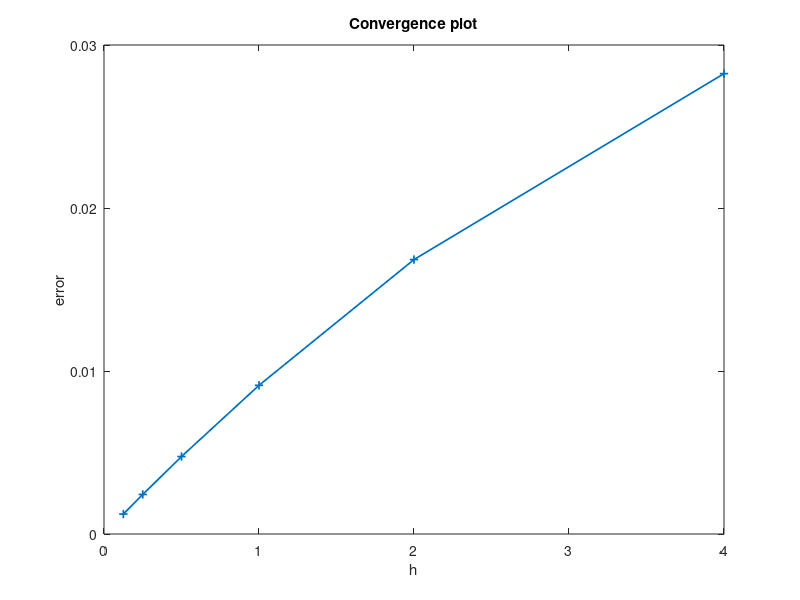

Reproduce this figure in MATLAB.
% Example 02: Convergence

% Step 01: Definition Of Problem Parameters

% Constant Problem Parameters

a = 0.08;
b = 0.20;
c = 0.05;
d = 0.01;

% Initial Conditions

A_zero = 0.5;
B_zero = 0;
C_zero = 0;

% Time Vectors

T     = 100;

h_RK4   = 0.001;
t_RK4   = (0:h_RK4:T)';

h_NSFDM = [4 2 1 0.5 0.25 0.125];
t_h1    = (0:h_NSFDM(1):T)';
t_h2    = (0:h_NSFDM(2):T)';
t_h3    = (0:h_NSFDM(3):T)';
t_h4    = (0:h_NSFDM(4):T)';
t_h5    = (0:h_NSFDM(5):T)';
t_h6    = (0:h_NSFDM(6):T)';

% Initialize Solution Vectors

% Solution Vectors Of RK4

A_RK4 = zeros(length(t_RK4),1);
B_RK4 = zeros(length(t_RK4),1);
C_RK4 = zeros(length(t_RK4),1);
A_RK4 = A_zero.*exp(-a*t_RK4);

% Solution Vectors Of NSFDM1

A_NSFDM1 = zeros(length(t_h1),1);
B_NSFDM1 = zeros(length(t_h1),1);
C_NSFDM1 = zeros(length(t_h1),1);
A_NSFDM1 = A_zero.*exp(-a*t_h1);

% Solution Vectors Of NSFDM2

A_NSFDM2 = zeros(length(t_h2),1);
B_NSFDM2 = zeros(length(t_h2),1);
C_NSFDM2 = zeros(length(t_h2),1);
A_NSFDM2 = A_zero.*exp(-a*t_h2);

% Solution Vectors Of NSFDM3

A_NSFDM3 = zeros(length(t_h3),1);
B_NSFDM3 = zeros(length(t_h3),1);
C_NSFDM3 = zeros(length(t_h3),1);
A_NSFDM3 = A_zero.*exp(-a*t_h3);

% Solution Vectors Of NSFDM4

A_NSFDM4 = zeros(length(t_h4),1);
B_NSFDM4 = zeros(length(t_h4),1);
C_NSFDM4 = zeros(length(t_h4),1);
A_NSFDM4 = A_zero.*exp(-a*t_h4);

% Solution Vectors Of NSFDM5

A_NSFDM5 = zeros(length(t_h5),1);
B_NSFDM5 = zeros(length(t_h5),1);
C_NSFDM5 = zeros(length(t_h5),1);
A_NSFDM5 = A_zero.*exp(-a*t_h5);

% Solution Vectors Of NSFDM6

A_NSFDM6 = zeros(length(t_h6),1);
B_NSFDM6 = zeros(length(t_h6),1);
C_NSFDM6 = zeros(length(t_h6),1);
A_NSFDM6 = A_zero.*exp(-a*t_h6);

% Step 02: Computations

% Loop For RK4

for j = 1:1:(length(t_RK4)-1)
  k_1B   = b*C_RK4(j) - b*B_RK4(j) + a*A_RK4(1)*exp(-a*t_RK4(j+1));
  k_1C   = b*B_RK4(j) - b*C_RK4(j) - (c*C_RK4(j))/(d+C_RK4(j));
  k_2B   = b*(C_RK4(j)+0.5*h_RK4*k_1C) - b*(B_RK4(j)+0.5*h_RK4*k_1B) + a*A_RK4(1)*exp(-a*t_RK4(j+1));
  k_2C   = b*(B_RK4(j)+0.5*h_RK4*k_1B) - b*(C_RK4(j)+0.5*h_RK4*k_1C) - (c*(C_RK4(j)+0.5*h_RK4*k_1C))/(d+(C_RK4(j)+0.5*h_RK4*k_1C));
  k_3B   = b*(C_RK4(j)+0.5*h_RK4*k_2C) - b*(B_RK4(j)+0.5*h_RK4*k_2B) + a*A_RK4(1)*exp(-a*t_RK4(j+1));
  k_3C   = b*(B_RK4(j)+0.5*h_RK4*k_2B) - b*(C_RK4(j)+0.5*h_RK4*k_2C) - (c*(C_RK4(j)+0.5*h_RK4*k_2C))/(d+(C_RK4(j)+0.5*h_RK4*k_2C));
  k_4B   = b*(C_RK4(j)+h_RK4*k_3C) - b*(B_RK4(j)+h_RK4*k_3B) + a*A_RK4(1)*exp(-a*t_RK4(j+1));
  k_4C   = b*(B_RK4(j)+h_RK4*k_3B) - b*(C_RK4(j)+h_RK4*k_3C) - (c*(C_RK4(j)+h_RK4*k_3C))/(d+(C_RK4(j)+h_RK4*k_3C));
  B_RK4(j+1) = B_RK4(j) + (h_RK4/6)*(k_1B+2*k_2B+2*k_3B+k_4B);
  C_RK4(j+1) = C_RK4(j) + (h_RK4/6)*(k_1C+2*k_2C+2*k_3C+k_4C);
endfor

% Loop For NSFDM1

for j = 1:1:(length(t_h1)-1)
  C_NSFDM1(j+1) = C_NSFDM1(j)/(1 + (h_NSFDM(1)*b)/(1 + h_NSFDM(1)*b) + (h_NSFDM(1)*c)/(d+C_NSFDM1(j))) + (h_NSFDM(1)*b*B_NSFDM1(j) + (h_NSFDM(1))^2*a*b*A_NSFDM1(j+1))/((1 + (h_NSFDM(1)*b)/(1 + h_NSFDM(1)*b) + (h_NSFDM(1)*c)/(d+C_NSFDM1(j))) * (1 + h_NSFDM(1)*b));
  B_NSFDM1(j+1) = (B_NSFDM1(j) + h_NSFDM(1)*a*A_NSFDM1(j+1) + h_NSFDM(1)*b*C_NSFDM1(j+1))/(1 + h_NSFDM(1)*b);
endfor

% Loop For NSFDM2

for j = 1:1:(length(t_h2)-1)
  C_NSFDM2(j+1) = C_NSFDM2(j)/(1 + (h_NSFDM(2)*b)/(1 + h_NSFDM(2)*b) + (h_NSFDM(2)*c)/(d+C_NSFDM2(j))) + (h_NSFDM(2)*b*B_NSFDM2(j) + (h_NSFDM(2))^2*a*b*A_NSFDM2(j+1))/((1 + (h_NSFDM(2)*b)/(1 + h_NSFDM(2)*b) + (h_NSFDM(2)*c)/(d+C_NSFDM2(j))) * (1 + h_NSFDM(2)*b));
  B_NSFDM2(j+1) = (B_NSFDM2(j) + h_NSFDM(2)*a*A_NSFDM2(j+1) + h_NSFDM(2)*b*C_NSFDM2(j+1))/(1 + h_NSFDM(2)*b);
endfor

% Loop For NSFDM3

for j = 1:1:(length(t_h3)-1)
  C_NSFDM3(j+1) = C_NSFDM3(j)/(1 + (h_NSFDM(3)*b)/(1 + h_NSFDM(3)*b) + (h_NSFDM(3)*c)/(d+C_NSFDM3(j))) + (h_NSFDM(3)*b*B_NSFDM3(j) + (h_NSFDM(3))^2*a*b*A_NSFDM3(j+1))/((1 + (h_NSFDM(3)*b)/(1 + h_NSFDM(3)*b) + (h_NSFDM(3)*c)/(d+C_NSFDM3(j))) * (1 + h_NSFDM(3)*b));
  B_NSFDM3(j+1) = (B_NSFDM3(j) + h_NSFDM(3)*a*A_NSFDM3(j+1) + h_NSFDM(3)*b*C_NSFDM3(j+1))/(1 + h_NSFDM(3)*b);
endfor

% Loop For NSFDM4

for j = 1:1:(length(t_h4)-1)
  C_NSFDM4(j+1) = C_NSFDM4(j)/(1 + (h_NSFDM(4)*b)/(1 + h_NSFDM(4)*b) + (h_NSFDM(4)*c)/(d+C_NSFDM4(j))) + (h_NSFDM(4)*b*B_NSFDM4(j) + (h_NSFDM(4))^2*a*b*A_NSFDM4(j+1))/((1 + (h_NSFDM(4)*b)/(1 + h_NSFDM(4)*b) + (h_NSFDM(4)*c)/(d+C_NSFDM4(j))) * (1 + h_NSFDM(4)*b));
  B_NSFDM4(j+1) = (B_NSFDM4(j) + h_NSFDM(4)*a*A_NSFDM4(j+1) + h_NSFDM(4)*b*C_NSFDM4(j+1))/(1 + h_NSFDM(4)*b);
endfor

% Loop For NSFDM5

for j = 1:1:(length(t_h5)-1)
  C_NSFDM5(j+1) = C_NSFDM5(j)/(1 + (h_NSFDM(5)*b)/(1 + h_NSFDM(5)*b) + (h_NSFDM(5)*c)/(d+C_NSFDM5(j))) + (h_NSFDM(5)*b*B_NSFDM5(j) + (h_NSFDM(5))^2*a*b*A_NSFDM5(j+1))/((1 + (h_NSFDM(5)*b)/(1 + h_NSFDM(5)*b) + (h_NSFDM(5)*c)/(d+C_NSFDM5(j))) * (1 + h_NSFDM(5)*b));
  B_NSFDM5(j+1) = (B_NSFDM5(j) + h_NSFDM(5)*a*A_NSFDM5(j+1) + h_NSFDM(5)*b*C_NSFDM5(j+1))/(1 + h_NSFDM(5)*b);
endfor

% Loop For NSFDM6

for j = 1:1:(length(t_h6)-1)
  C_NSFDM6(j+1) = C_NSFDM6(j)/(1 + (h_NSFDM(6)*b)/(1 + h_NSFDM(6)*b) + (h_NSFDM(6)*c)/(d+C_NSFDM6(j))) + (h_NSFDM(6)*b*B_NSFDM6(j) + (h_NSFDM(6))^2*a*b*A_NSFDM6(j+1))/((1 + (h_NSFDM(6)*b)/(1 + h_NSFDM(6)*b) + (h_NSFDM(6)*c)/(d+C_NSFDM6(j))) * (1 + h_NSFDM(6)*b));
  B_NSFDM6(j+1) = (B_NSFDM6(j) + h_NSFDM(6)*a*A_NSFDM6(j+1) + h_NSFDM(6)*b*C_NSFDM6(j+1))/(1 + h_NSFDM(6)*b);
endfor

% Step 03: Error Calculation

err1_B = max(abs(B_RK4(1:4000:end)-B_NSFDM1));
err1_C = max(abs(C_RK4(1:4000:end)-C_NSFDM1));
err1   = max(err1_B,err1_C);

err2_B = max(abs(B_RK4(1:2000:end)-B_NSFDM2));
err2_C = max(abs(C_RK4(1:2000:end)-C_NSFDM2));
err2   = max(err2_B,err2_C);

err3_B = max(abs(B_RK4(1:1000:end)-B_NSFDM3));
err3_C = max(abs(C_RK4(1:1000:end)-C_NSFDM3));
err3   = max(err3_B,err3_C);

err4_B = max(abs(B_RK4(1:500:end)-B_NSFDM4));
err4_C = max(abs(C_RK4(1:500:end)-C_NSFDM4));
err4   = max(err4_B,err4_C);

err5_B = max(abs(B_RK4(1:250:end)-B_NSFDM5));
err5_C = max(abs(C_RK4(1:250:end)-C_NSFDM5));
err5   = max(err5_B,err5_C);

err6_B = max(abs(B_RK4(1:125:end)-B_NSFDM6));
err6_C = max(abs(C_RK4(1:125:end)-C_NSFDM6));
err6   = max(err6_B,err6_C);

err    = [err1 err2 err3 err4 err5 err6];

% Step 04: Error Plot

figure(1)
plot(h_NSFDM,err,'marker','+','linewidth',1.25);
title('Convergence plot');
xlabel('h');
ylabel('error');
yticks([0 0.01 0.02 0.03]);
